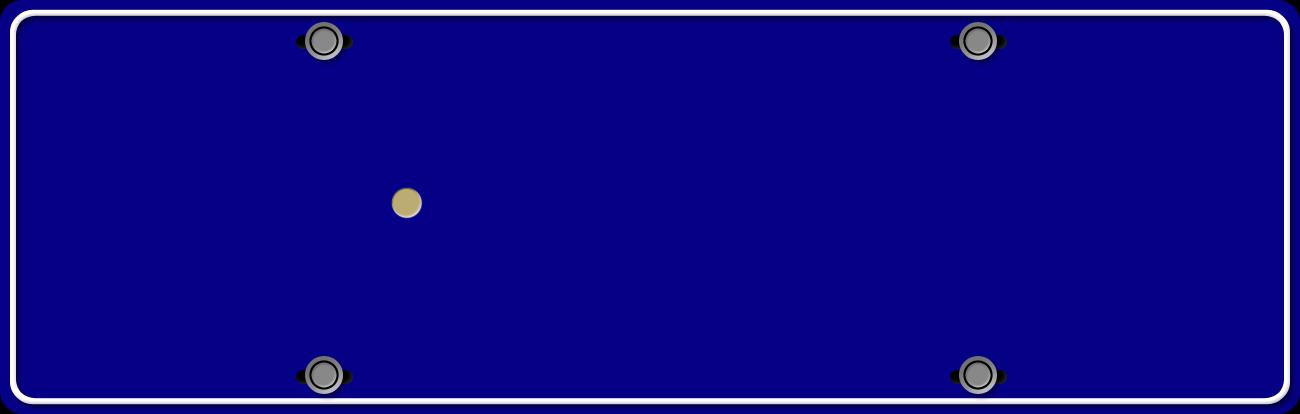
#> input picture dataset/generateCarPlate/template/template.bmp, 1300 x 414 px
$ python genCarPlate.py 5
#> lines starting #> are read from the running program, lines starting #| are printed output that depends on the picture
### dataset/generateCarPlate/PlateCommon.py
#coding=utf-8
import os
import random
import numpy as np
import cv2
from PIL import Image
from PIL import ImageDraw
from math import *

INDEX_PROVINCE = {"京": 0, "沪": 1, "津": 2, "渝": 3, "冀": 4, "晋": 5, "蒙": 6, "辽": 7, "吉": 8, "黑": 9, "苏": 10,
                  "浙": 11, "皖": 12, "闽": 13, "赣": 14, "鲁": 15, "豫": 16, "鄂": 17, "湘": 18, "粤": 19, "桂": 20,
                  "琼": 21, "川": 22, "贵": 23, "云": 24, "藏": 25, "陕": 26, "甘": 27, "青": 28, "宁": 29, "新": 30}

INDEX_DIGIT = {"0": 31, "1": 32, "2": 33, "3": 34, "4": 35, "5": 36, "6": 37, "7": 38, "8": 39, "9": 40}

INDEX_LETTER = {"A": 41, "B": 42, "C": 43, "D": 44, "E": 45, "F": 46, "G": 47,"H": 48, "J": 49, "K": 50, "L": 51, "M": 52,
                "N": 53, "P": 54, "Q": 55, "R": 56, "S": 57, "T": 58, "U": 59, "V": 60, "W": 61, "X": 62, "Y": 63, "Z": 64}

PLATE_CHARS_PROVINCE = {"京", "沪", "津", "渝", "冀", "晋", "蒙", "辽", "吉", "黑",
                        "苏", "浙", "皖", "闽", "赣", "鲁", "豫", "鄂", "湘", "粤",
                        "桂", "琼", "川", "贵", "云", "藏", "陕", "甘", "青", "宁", "新"}

PLATE_CHARS_DIGIT = {"0", "1", "2", "3", "4", "5", "6", "7", "8", "9"}

PLATE_CHARS_LETTER = {"A", "B", "C", "D", "E", "F", "G", "H", "J", "K", "L", "M", "N", "P",
                      "Q", "R", "S", "T", "U", "V", "W", "X", "Y", "Z"}

index = {"京": 0, "沪": 1, "津": 2, "渝": 3, "冀": 4, "晋": 5, "蒙": 6, "辽": 7, "吉": 8, "黑": 9, "苏": 10, "浙": 11, "皖": 12,
         "闽": 13, "赣": 14, "鲁": 15, "豫": 16, "鄂": 17, "湘": 18, "粤": 19, "桂": 20, "琼": 21, "川": 22, "贵": 23, "云": 24,
         "藏": 25, "陕": 26, "甘": 27, "青": 28, "宁": 29, "新": 30, "0": 31, "1": 32, "2": 33, "3": 34, "4": 35, "5": 36,
         "6": 37, "7": 38, "8": 39, "9": 40, "A": 41, "B": 42, "C": 43, "D": 44, "E": 45, "F": 46, "G": 47, "H": 48,
         "J": 49, "K": 50, "L": 51, "M": 52, "N": 53, "P": 54, "Q": 55, "R": 56, "S": 57, "T": 58, "U": 59, "V": 60,
         "W": 61, "X": 62, "Y": 63, "Z": 64}

chars = ["京", "沪", "津", "渝", "冀", "晋", "蒙", "辽", "吉", "黑", "苏", "浙", "皖", "闽", "赣", "鲁", "豫", "鄂", "湘", "粤", "桂",
         "琼", "川", "贵", "云", "藏", "陕", "甘", "青", "宁", "新",
         "0", "1", "2", "3", "4", "5", "6", "7", "8", "9",
         "A", "B", "C", "D", "E", "F", "G", "H", "J", "K", "L", "M", "N", "P", "Q", "R", "S", "T", "U", "V", "W", "X", "Y", "Z" ]

# [16 lines left out: function AddSmudginess, not called in this run]

def rot(img,angel,shape,max_angel):
    size_o = [shape[1],shape[0]]
    # print size_o
    # size = (shape[1]+ int(shape[0]*cos((float(max_angel )/180) * 3.14)),shape[0])
    # print size
    size = (shape[1]+ int(shape[0]*sin((float(max_angel )/180) * 3.14)),shape[0])
    # print size
    interval = abs( int( sin((float(angel) /180) * 3.14)* shape[0]))

    pts1 = np.float32([[0,0],[0,size_o[1]],[size_o[0],0],[size_o[0],size_o[1]]])
    if(angel>0):
        pts2 = np.float32([[interval,0],[0,size[1]  ],[size[0],0  ],[size[0]-interval,size_o[1]]])
    else:
        pts2 = np.float32([[0,0],[interval,size[1]  ],[size[0]-interval,0  ],[size[0],size_o[1]]])

    M  = cv2.getPerspectiveTransform(pts1,pts2)
    dst = cv2.warpPerspective(img,M,size)

    return dst

def rotRandrom(img, factor, size):
    shape = size
    pts1 = np.float32([[0, 0], [0, shape[0]], [shape[1], 0], [shape[1], shape[0]]])
    pts2 = np.float32([[r(factor), r(factor)],
                        [ r(factor), shape[0] - r(factor)],
                        [shape[1] - r(factor), r(factor)],
                        [shape[1] - r(factor), shape[0] - r(factor)]])
    M = cv2.getPerspectiveTransform(pts1, pts2)
    dst = cv2.warpPerspective(img, M, size)
    return dst

def tfactor(img):
    hsv = cv2.cvtColor(img,cv2.COLOR_BGR2HSV)

    hsv[:,:,0] = hsv[:,:,0]*(0.8+ np.random.random()*0.2)
    hsv[:,:,1] = hsv[:,:,1]*(0.3+ np.random.random()*0.7)
    hsv[:,:,2] = hsv[:,:,2]*(0.2+ np.random.random()*0.8)

    img = cv2.cvtColor(hsv,cv2.COLOR_HSV2BGR)
    return img

# [45 lines left out: functions random_envirment, random_scene, not called in this run]

def GenCh(f,val):
    img=Image.new("RGB", (45,70),(255,255,255))
    draw = ImageDraw.Draw(img)
    draw.text((0, 3),val,(0,0,0),font=f)
    img = img.resize((23,70))
    A = np.array(img)
    return A

def GenCh1(f,val):
    img=Image.new("RGB", (23,70),(255,255,255))
    draw = ImageDraw.Draw(img)
    draw.text((0, 2),val,(0,0,0),font=f)
    A = np.array(img)
    return A

def AddGauss(img, level):
    # return cv2.blur(img, (level * 2 + 1, level * 2 + 1))
    return cv2.blur(img, (1+r(1), 1+r(1)))

def r(val):
    return int(np.random.random() * val)

# [14 lines left out: functions AddNoiseSingleChannel, addNoise, not called in this run]

### dataset/generateCarPlate/genCarPlate.py
#coding=utf-8

import argparse
from PIL import ImageFont
from PlateCommon import *

TEMPLATE_IMAGE = "./template/template.bmp"

class GenPlateScene:
    def __init__(self, fontCh, fontEng, NoPlates):
#> called with fontCh = './font/platech.ttf', fontEng = './font/platechar.ttf', NoPlates = './Background'
        self.fontC = ImageFont.truetype(fontCh, 43, 0)    # 省简称使用字体
        self.fontE = ImageFont.truetype(fontEng, 60, 0)   # 字母数字字体
        # self.img = np.array(Image.new("RGB", (226, 70), (255, 255, 255)))
        # self.bg = cv2.resize(cv2.imread(TEMPLATE_IMAGE), (226, 70))
        self.img = np.array(Image.new("RGB", (226, 70), (255, 255, 255)))
        self.bg = cv2.resize(cv2.imread(TEMPLATE_IMAGE), (226, 70))
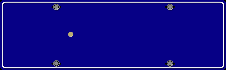
#> self.bg: shape (70, 226, 3); mean B, G, R 135.8, 10, 15.6
        self.noplates_path = []
        for parent, _, filenames in os.walk(NoPlates):
            for filename in filenames:
                self.noplates_path.append(parent + "/" + filename)

    def gen_plate_string(self, iter, perSize):
        plate_str = ""
        i = iter // perSize
        # iterChar = (iter % perSize) // 9
        for cpos in range(7):
            if cpos == 0:
                plate_str += chars[i] #+r(31)]
            elif cpos == 1:
                plate_str += chars[41 + r(24)]
            else:
                plate_str += chars[31 + r(34)]
        return plate_str

    def draw(self, val):
        offset= 2
        self.img[0:70, offset+8:offset+8+23] = GenCh(self.fontC, val[0])
        self.img[0:70, offset+8+23+6:offset+8+23+6+23] = GenCh1(self.fontE, val[1])
        for i in range(5):
            base = offset+8+23+6+23+17+i*23+i*6
            self.img[0:70, base:base+23]= GenCh1(self.fontE, val[i+2])
        return self.img

    def generate(self,text):
        print(text + " " + str(len(text)))

        fg = self.draw(text)   # 得到白底黑字
        # cv2.imwrite('01.jpg', fg)
        fg = cv2.bitwise_not(fg)    # 得到黑底白字
        # cv2.imwrite('02.jpg', fg)
        com = cv2.bitwise_or(fg, self.bg)   # 字放到（蓝色）车牌背景中
        # cv2.imwrite('03.jpg', com)
        com = rot(com, r(20)-10, com.shape, 10) # 矩形-->平行四边形
        # cv2.imwrite('04.jpg', com)
        com = rotRandrom(com, 5, (com.shape[1], com.shape[0])) # 旋转
        # cv2.imwrite('05.jpg', com)
        com = tfactor(com) # 调灰度
        # [10 lines of commented-out code are left out]
        return com

    def gen_batch(self, perSize, outDir):
#> called with perSize = 5, outDir = '../data'
        if (not os.path.exists("../data")):
            os.mkdir("../data")
        #generate train data
        for i in range(perSize*31):
            #outputPath = outDir + str(i // perSize) + "/"
            outputPath = outDir + "/train"
            if (not os.path.exists(outputPath)):
                os.mkdir(outputPath)
            plate_str = self.gen_plate_string(i, perSize)
            img =  self.generate(plate_str)
            if img is None:
                continue
            cv2.imwrite(outputPath + "/" + plate_str + ".jpg", img)
#> this loop made 155 passes
#> pass 1, in GenCh, `img = img.resize((23,70))`:
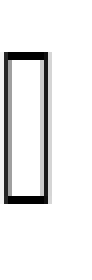
#> img: PIL image 23x70 RGB (shown 4 times larger); min 0, max 255, mean 234.3
#> pass 1, in GenCh1, `A = np.array(img)`:
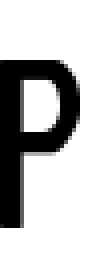
#> A: shape (70, 23, 3) (shown 4 times larger); min 0, max 255, mean 188.2

        #generate test data
        for i in range(int(perSize/5.0) * 31):
            # outputPath = outDir + str(i // perSize) + "/"
            outputPath = outDir + "/test"
            if (not os.path.exists(outputPath)):
                os.mkdir(outputPath)
            plate_str = self.gen_plate_string(i, perSize)
            img = self.generate(plate_str)
            if img is None:
                continue
            cv2.imwrite(outputPath + "/" + plate_str + ".jpg", img)
#> this loop made 31 passes
#> pass 1, in GenCh1 (call 931), `A = np.array(img)`:
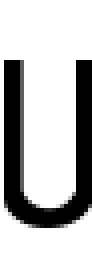
#> A: shape (70, 23, 3) (shown 4 times larger); min 0, max 255, mean 190.5
#> pass 1, in GenCh1 (call 933), `A = np.array(img)`:
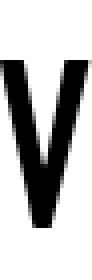
#> A: shape (70, 23, 3) (shown 4 times larger); min 0, max 255, mean 188.6
#> pass 1, in GenCh1 (call 934), `A = np.array(img)`:
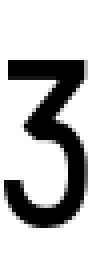
#> A: shape (70, 23, 3) (shown 4 times larger); min 0, max 255, mean 191.4
#> pass 1, in GenCh1 (call 935), `A = np.array(img)`:
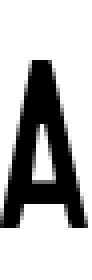
#> A: shape (70, 23, 3) (shown 4 times larger); min 0, max 255, mean 185.1


def parse_args():
    parser = argparse.ArgumentParser()
    parser.add_argument('gen_count_per_province', type=int, help='gen car plt num for per_province')
    parser.add_argument('--bg_dir', default='./Background', help='bg_img dir')
    parser.add_argument('--out_dir', default='../data', help='output dir')

    return parser.parse_args()

def main(args):
    G = GenPlateScene("./font/platech.ttf", './font/platechar.ttf', args.bg_dir)
    G.gen_batch(args.gen_count_per_province, args.out_dir)

if __name__ == '__main__':
    main(parse_args())
